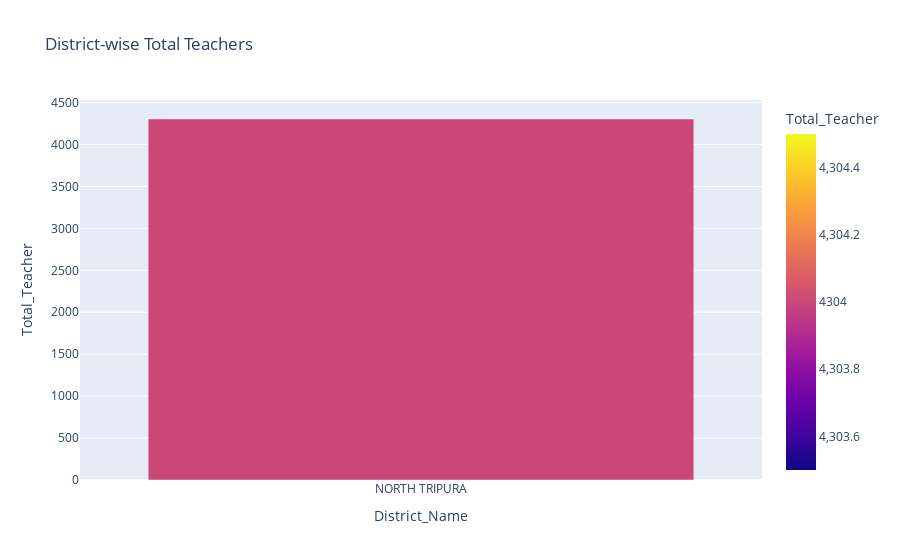

Notebook source saved alongside this figure:
### Markdown cell above
### Interactive Dashboard Using Plotly

We create interactive graphs to visualize district-wise, gender-wise,
and category-wise teacher distribution.

### Code cell
#District-wise 
import plotly.express as px
district_data = df.groupby("District_Name")["Total_Teacher"].sum().reset_index()
fig = px.bar(district_data,x="District_Name",y="Total_Teacher",title="District-wise Total Teachers",color="Total_Teacher")
fig.show()

### Figure 1 — Plotly figure (JSON) as saved in the notebook; plotly's stock layout.template omitted (floating-point values rounded to 4 significant figures)
{"data": [{"hovertemplate": "District_Name=%{x}<br>Total_Teacher=%{marker.color}<extra></extra>", "legendgroup": "", "marker": {"color": [4304], "coloraxis": "coloraxis", "pattern": {"shape": ""}}, "name": "", "orientation": "v", "showlegend": false, "textposition": "auto", "type": "bar", "x": ["NORTH TRIPURA"], "xaxis": "x", "y": [4304], "yaxis": "y"}], "layout": {"barmode": "relative", "coloraxis": {"colorbar": {"title": {"text": "Total_Teacher"}}, "colorscale": [[0, "#0d0887"], [0.1111, "#46039f"], [0.2222, "#7201a8"], [0.3333, "#9c179e"], [0.4444, "#bd3786"], [0.5556, "#d8576b"], [0.6667, "#ed7953"], [0.7778, "#fb9f3a"], [0.8889, "#fdca26"], [1, "#f0f921"]]}, "legend": {"tracegroupgap": 0}, "title": {"text": "District-wise Total Teachers"}, "xaxis": {"anchor": "y", "domain": [0, 1], "title": {"text": "District_Name"}}, "yaxis": {"anchor": "x", "domain": [0, 1], "title": {"text": "Total_Teacher"}}}}
